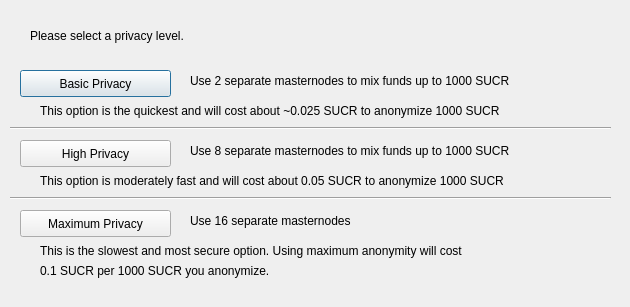
<?xml version="1.0" encoding="UTF-8"?>
<ui version="4.0">
 <class>DarksendConfig</class>
 <widget class="QDialog" name="DarksendConfig">
  <property name="geometry">
   <rect>
    <x>0</x>
    <y>0</y>
    <width>630</width>
    <height>307</height>
   </rect>
  </property>
  <property name="windowTitle">
   <string>Configure PrivateSend</string>
  </property>
  <widget class="QPushButton" name="buttonBasic">
   <property name="geometry">
    <rect>
     <x>20</x>
     <y>70</y>
     <width>151</width>
     <height>27</height>
    </rect>
   </property>
   <property name="text">
    <string>Basic Privacy</string>
   </property>
  </widget>
  <widget class="QPushButton" name="buttonHigh">
   <property name="geometry">
    <rect>
     <x>20</x>
     <y>140</y>
     <width>151</width>
     <height>27</height>
    </rect>
   </property>
   <property name="text">
    <string>High Privacy</string>
   </property>
  </widget>
  <widget class="QPushButton" name="buttonMax">
   <property name="geometry">
    <rect>
     <x>20</x>
     <y>210</y>
     <width>151</width>
     <height>27</height>
    </rect>
   </property>
   <property name="text">
    <string>Maximum Privacy</string>
   </property>
  </widget>
  <widget class="QLabel" name="label">
   <property name="geometry">
    <rect>
     <x>30</x>
     <y>20</y>
     <width>571</width>
     <height>31</height>
    </rect>
   </property>
   <property name="text">
    <string>Please select a privacy level.</string>
   </property>
  </widget>
  <widget class="QLabel" name="label_2">
   <property name="geometry">
    <rect>
     <x>190</x>
     <y>70</y>
     <width>421</width>
     <height>21</height>
    </rect>
   </property>
   <property name="text">
    <string>Use 2 separate masternodes to mix funds up to 1000 SUCR</string>
   </property>
  </widget>
  <widget class="QLabel" name="label_3">
   <property name="geometry">
    <rect>
     <x>190</x>
     <y>140</y>
     <width>411</width>
     <height>21</height>
    </rect>
   </property>
   <property name="text">
    <string>Use 8 separate masternodes to mix funds up to 1000 SUCR</string>
   </property>
  </widget>
  <widget class="QLabel" name="label_4">
   <property name="geometry">
    <rect>
     <x>190</x>
     <y>210</y>
     <width>421</width>
     <height>21</height>
    </rect>
   </property>
   <property name="text">
    <string>Use 16 separate masternodes</string>
   </property>
  </widget>
  <widget class="QLabel" name="label_6">
   <property name="geometry">
    <rect>
     <x>40</x>
     <y>100</y>
     <width>561</width>
     <height>21</height>
    </rect>
   </property>
   <property name="text">
    <string>This option is the quickest and will cost about ~0.025 SUCR to anonymize 1000 SUCR</string>
   </property>
  </widget>
  <widget class="QLabel" name="label_7">
   <property name="geometry">
    <rect>
     <x>40</x>
     <y>170</y>
     <width>561</width>
     <height>21</height>
    </rect>
   </property>
   <property name="text">
    <string>This option is moderately fast and will cost about 0.05 SUCR to anonymize 1000 SUCR</string>
   </property>
  </widget>
  <widget class="QLabel" name="label_8">
   <property name="geometry">
    <rect>
     <x>40</x>
     <y>240</y>
     <width>561</width>
     <height>21</height>
    </rect>
   </property>
   <property name="text">
    <string>This is the slowest and most secure option. Using maximum anonymity will cost</string>
   </property>
  </widget>
  <widget class="QLabel" name="label_9">
   <property name="geometry">
    <rect>
     <x>40</x>
     <y>260</y>
     <width>561</width>
     <height>21</height>
    </rect>
   </property>
   <property name="text">
    <string>0.1 SUCR per 1000 SUCR you anonymize.</string>
   </property>
  </widget>
  <widget class="Line" name="line">
   <property name="geometry">
    <rect>
     <x>10</x>
     <y>120</y>
     <width>601</width>
     <height>16</height>
    </rect>
   </property>
   <property name="orientation">
    <enum>Qt::Horizontal</enum>
   </property>
  </widget>
  <widget class="Line" name="line_2">
   <property name="geometry">
    <rect>
     <x>10</x>
     <y>190</y>
     <width>601</width>
     <height>16</height>
    </rect>
   </property>
   <property name="orientation">
    <enum>Qt::Horizontal</enum>
   </property>
  </widget>
 </widget>
 <resources/>
 <connections/>
</ui>
